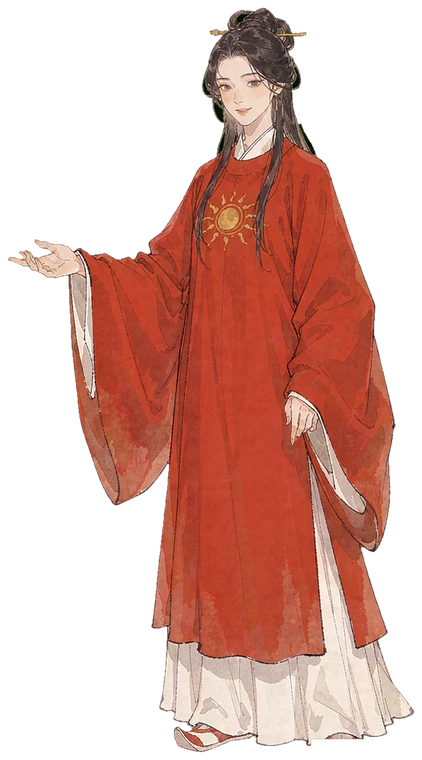
#> input picture docs/img/dz/bing_f.webp, 422 x 760 px
$ python -i chroma_key.py   (imports and definitions only)
#> lines starting #> are read from the running program, lines starting #| are printed output that depends on the picture; after the words box and inside, x2 and y2 are one past the last pixel; in counts of white or black regions, pixels touching at a corner belong together
"""从绿幕图抠出透明背景的角色立绘。

难点：日主形象本身会穿同色系衣服（甲木穿墨绿、壬水穿深蓝），
按「绿色像素」直接抠会把衣服一起抠掉。所以做法是

1. 从四条边的多个种子点做 flood fill，只标记**与画布边缘连通**的背景；
2. 边缘做 1px 羽化，避免锯齿；
3. despill：半透明边缘上残留的绿色分量压到 max(R,B)，防止绿边；
4. 裁掉四周透明留白，按统一高度缩放，保证 20 张图人物比例一致。

用法：
    python tools/chroma_key.py raw.png out.png
    python tools/chroma_key.py --all        # 批量处理 tools/raw/*.png
"""

from __future__ import annotations

import os
import sys

import numpy as np
from PIL import Image, ImageDraw, ImageFilter

HERE = os.path.dirname(os.path.abspath(__file__))
RAW = os.path.join(HERE, "raw")
OUT = os.path.join(os.path.dirname(HERE), "web", "img", "dz")

TARGET_H = 900          # 统一输出高度
PAD = 8


def _auto_thresh(im: Image.Image) -> int:
    """背景渐变幅度每张不同，固定阈值会漏抠或吃掉衣服。

    从 64 起逐档尝试，取「背景覆盖够多、但人物中心区没被误抠」的第一档。
    """
    small = im.resize((im.width // 4, im.height // 4), Image.NEAREST)
    w, h = small.size
    seeds = [(0, 0), (w - 1, 0), (0, h - 1), (w - 1, h - 1),
             (w // 2, 0), (w // 2, h - 1)]
    x0, x1 = int(w * 0.34), int(w * 0.66)
    y0, y1 = int(h * 0.16), int(h * 0.62)
    best = 64
    for t in range(64, 145, 8):
        wk = small.copy()
        for sd in seeds:
            try:
                ImageDraw.floodfill(wk, sd, (255, 0, 255), thresh=t)
            except Exception:
                pass
        a = np.asarray(wk)
        bg = (a[:, :, 0] > 240) & (a[:, :, 1] < 15) & (a[:, :, 2] > 240)
        inner = bg[y0:y1, x0:x1].mean()
        ratio = bg.mean()
        best = t
        if ratio > 0.30 and inner < 0.04:
            return t
    return best


def _coverage(im: Image.Image, t: int) -> float:
    w, h = im.size
    small = im.resize((w // 4, h // 4), Image.NEAREST)
    sw, sh = small.size
    wk = small.copy()
    for sd in [(0, 0), (sw - 1, 0), (0, sh - 1), (sw - 1, sh - 1),
               (sw // 2, 0), (sw // 2, sh - 1)]:
        try:
            ImageDraw.floodfill(wk, sd, (255, 0, 255), thresh=t)
        except Exception:
            pass
    a = np.asarray(wk)
    bg = (a[:, :, 0] > 240) & (a[:, :, 1] < 15) & (a[:, :, 2] > 240)
    return float(bg.mean())


def key_one(src: str, dst: str, thresh: int | None = None) -> None:
#> called with src = '../docs/img/dz/bing_f.webp', dst = 'out.png'
    im = Image.open(src).convert("RGB")
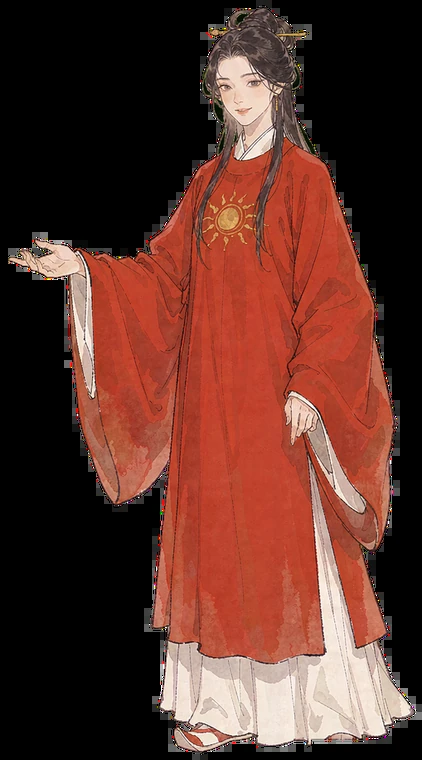
#> im: PIL image 422x760 RGB; mean R, G, B 92.5, 50.8, 41.6
    w, h = im.size
#> w = 422; h = 760

    # 水印在右下角，先抹成背景色，否则 flood fill 会绕开它留下一块不透明
    d = ImageDraw.Draw(im)
    d.rectangle([int(w * 0.62), int(h * 0.90), w, h],
                fill=_corner_color(im, w, h))
#> in _corner_color, `cols = [px[p] for p in pts]`: cols = [(0, 0, 0), (0, 0, 0), (0, 0, 0), (0, 0, 0)]

    if thresh is None:
        # 先按 72 试一次：够就不动。只有背景覆盖率明显不足时才升档，
        # 否则对深色衣袍的图会把衣服一起吃掉（壬水那张就是这么黑的）。
        thresh = 72
        probe = _coverage(im, 72)
#> in _coverage, `bg = (a[:, :, 0] > 240) & (a[:, :, 1] < 15) & (a[:, :, 2] > 240)`:
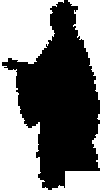
#> bg: shape (190, 105) bool; 50% white; 1 black region, box (x1, y1, x2, y2) and area: (2, 0, 100, 190) 9967
#> probe = 0.5
        if probe < 0.30:
            thresh = _auto_thresh(im)
    work = im.copy()
    seeds = [(0, 0), (w - 1, 0), (0, h - 1), (w - 1, h - 1),
             (w // 2, 0), (w // 2, h - 1), (0, h // 2), (w - 1, h // 2)]
    for s in seeds:
        try:
            ImageDraw.floodfill(work, s, (255, 0, 255), thresh=thresh)
        except Exception:
            pass
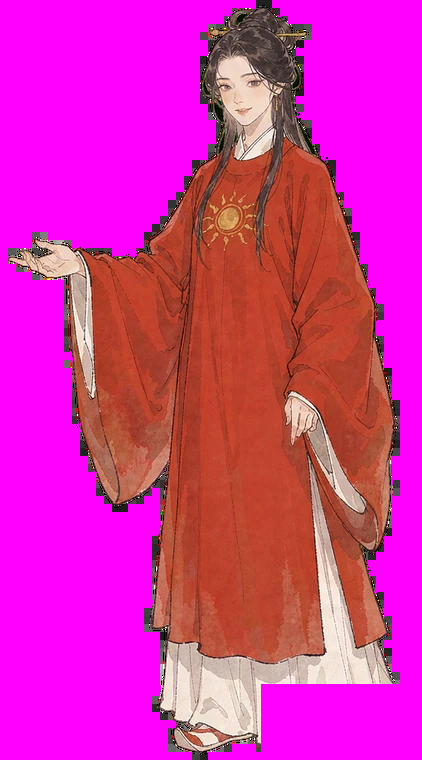
#> work: PIL image 422x760 RGB; mean R, G, B 214, 45.2, 163.9

    arr = np.asarray(work)
    bg = (arr[:, :, 0] > 240) & (arr[:, :, 1] < 15) & (arr[:, :, 2] > 240)
#> bg: shape (760, 422) bool; 50% white; 6 black regions (5 under 20 px), largest, box (x1, y1, x2, y2) and area: (8, 0, 400, 760) 160245

    # 背景是「树影式」深绿渐变时，flood fill 只能吃掉一部分。
    # 此时退回色相判定：绿幕就是绿幕，而这一批人物都不穿绿，安全的。
    if bg.mean() < 0.45:
        # 只认「亮而饱和的绿」（绿幕），不认人物身上的深绿纹样（V 低）；
        # 再要求这块绿与画布边缘连通，避免抠掉被人物包住的深色图案。
        hsv = np.asarray(im.convert("HSV")).astype(np.int32)
        H, S, V = hsv[:, :, 0], hsv[:, :, 1], hsv[:, :, 2]
        green = (H >= 62) & (H <= 118) & (S >= 70) & (V >= 92)
        mask = Image.fromarray((green * 255).astype(np.uint8), "L")
        reach = mask.copy()
        for sd in [(0, 0), (w - 1, 0), (0, h - 1), (w - 1, h - 1),
                   (w // 2, 0), (w // 2, h - 1), (0, h // 2), (w - 1, h // 2)]:
            if reach.getpixel(sd) == 255:
                try:
                    ImageDraw.floodfill(reach, sd, 128, thresh=0)
                except Exception:
                    pass
        bg = bg | (np.asarray(reach) == 128)

    # 边缘羽化：先收缩 1px 去掉残留绿边，再用模糊做软过渡
    alpha = (~bg).astype(np.uint8) * 255
    a_img = Image.fromarray(alpha, "L").filter(ImageFilter.MinFilter(3))
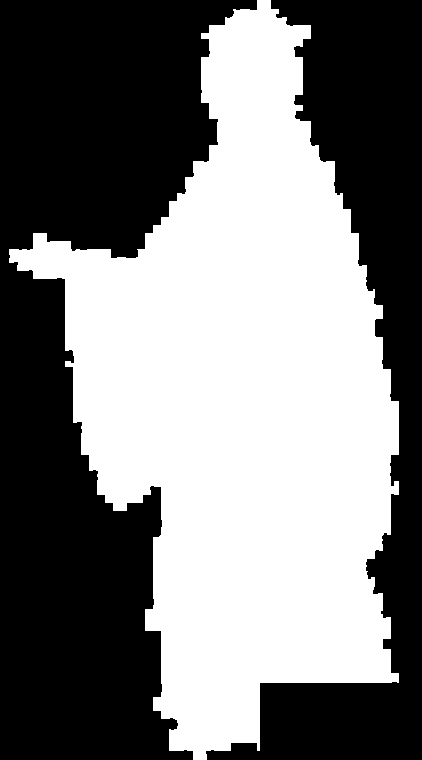
#> a_img: PIL image 422x760 L; 49.1% white; 1 white region, box (x1, y1, x2, y2) and area: (9, 0, 399, 760) 157333
    a_img = a_img.filter(ImageFilter.GaussianBlur(0.8))

    rgba = np.dstack([np.asarray(im), np.asarray(a_img)]).astype(np.float32)

    # despill：把所有偏绿的像素（含半透明边缘与透出背景的薄纱）的绿分量
    # 压到 R/B 的最大值附近，否则深色底上会浮出一层绿雾
    rgb = rgba[:, :, :3]
    r, g, b = rgb[:, :, 0], rgb[:, :, 1], rgb[:, :, 2]
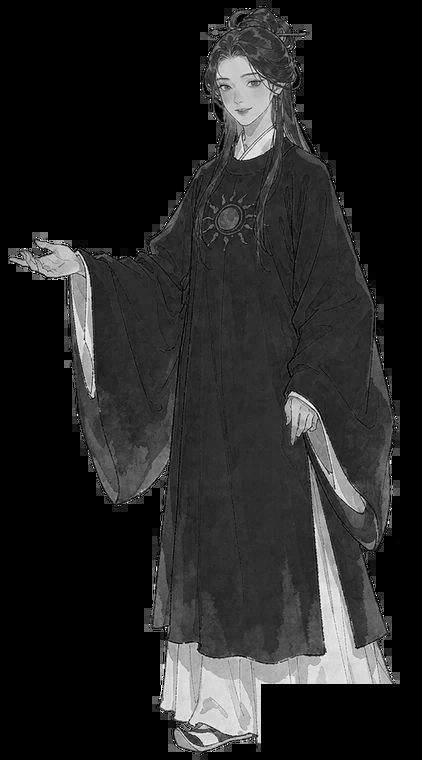
#> b: shape (760, 422) float32; min 0, max 255, mean 36.3
    greenish = g > np.maximum(r, b) * 1.04 + 4
#> greenish: shape (760, 422) bool; 0.11% white in thin lines or dots, all inside (x1, y1, x2, y2) = (31, 14, 393, 654)
    lim = np.maximum(r, b)
    rgb[:, :, 1] = np.where(greenish, lim * 0.94 + g * 0.06, g)
#> rgb: shape (760, 422, 3) float32; mean R, G, B 86.5, 45.2, 36.3
    # 半透明区域再压一次，去掉背景透出的绿
    soft = (np.asarray(a_img) < 250) & (np.asarray(a_img) > 4)
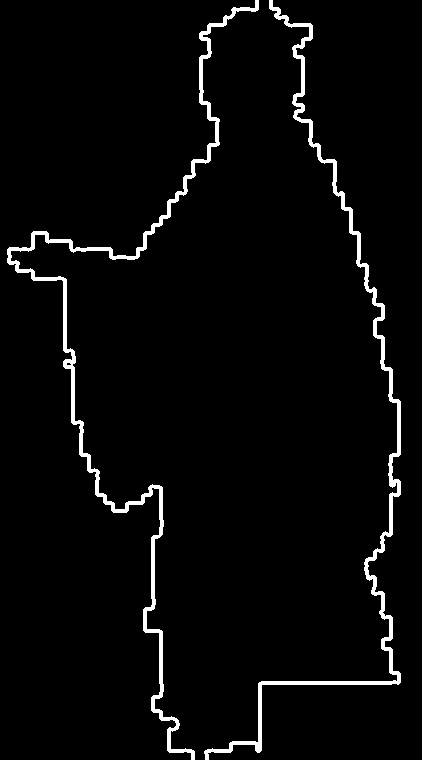
#> soft: shape (760, 422) bool; 3.2% white; 2 white regions, box (x1, y1, x2, y2) and area: (7, 0, 259, 760) 5379, (204, 0, 401, 760) 4880
    rgb[:, :, 1] = np.where(soft & greenish, lim * 0.88 + g * 0.12, rgb[:, :, 1])
#> rgb: shape (760, 422, 3) float32; mean R, G, B 86.5, 45.2, 36.3
    rgba[:, :, :3] = rgb
#> rgba: shape (760, 422, 4) float32; mean R, G, B, A 86.5, 45.2, 36.3, 125.4

    out = Image.fromarray(np.clip(rgba, 0, 255).astype(np.uint8), "RGBA")

    # 裁掉透明留白
    bbox = out.split()[3].getbbox()
#> bbox = (7, 0, 401, 760)
    if bbox:
        out = out.crop(bbox)
#> out: PIL image 394x760 RGBA

    # 统一高度，保持比例，底部对齐
    ratio = TARGET_H / out.height
#> ratio = 1.18
    out = out.resize((max(1, int(out.width * ratio)), TARGET_H), Image.LANCZOS)
#> out: PIL image 466x900 RGBA

    canvas = Image.new("RGBA", (out.width + PAD * 2, TARGET_H + PAD * 2), (0, 0, 0, 0))
#> canvas: PIL image 482x916 RGBA; every value is 0
    canvas.paste(out, (PAD, PAD), out)
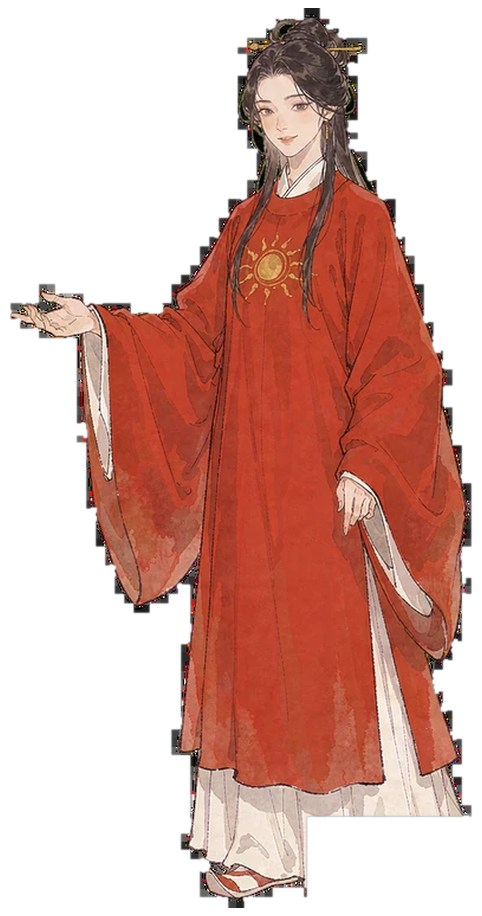
#> canvas: PIL image 482x916 RGBA; mean R, G, B, A 87, 45.2, 36.2, 126.4; transparent parts drawn white
    canvas.save(dst, "PNG", optimize=True)
    print(f"{os.path.basename(src)} -> {os.path.basename(dst)} "
          f"{canvas.width}x{canvas.height}")
#| bing_f.webp -> out.png 482x916


def _corner_color(im: Image.Image, w: int, h: int):
    px = im.load()
    pts = [(3, 3), (w - 4, 3), (3, h - 4), (w - 4, h - 4)]
    cols = [px[p] for p in pts]
    return tuple(sum(c[i] for c in cols) // len(cols) for i in range(3))


def main():
    os.makedirs(OUT, exist_ok=True)
    if len(sys.argv) >= 3:
        key_one(sys.argv[1], sys.argv[2])
        return
    files = sorted(f for f in os.listdir(RAW) if f.lower().endswith(".png"))
    if not files:
        print("no raw images in", RAW)
        return
    for f in files:
        name = os.path.splitext(f)[0]
        key_one(os.path.join(RAW, f), os.path.join(OUT, name + ".png"))


# [2 lines not run here, left out]

>>> result = key_one('../docs/img/dz/bing_f.webp', 'out.png')

$ run again, on docs/img/dz/geng_f.webp
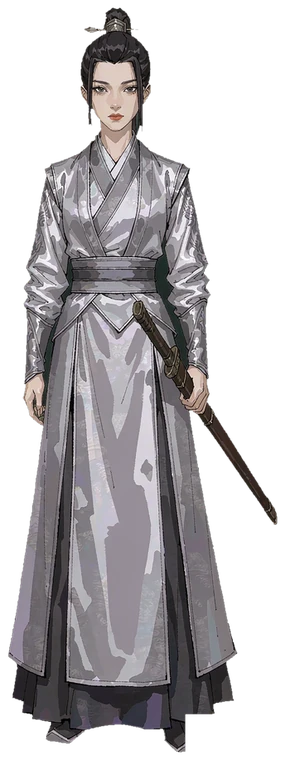
#> input picture docs/img/dz/geng_f.webp, 285 x 760 px
#> cols = [(0, 0, 0), (0, 0, 0), (0, 0, 0), (0, 0, 0)]
#> in _coverage, `bg = (a[:, :, 0] > 240) & (a[:, :, 1] < 15) & (a[:, :, 2] > 240)`:
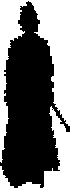
#> bg: shape (190, 71) bool; 44.3% white; 1 white region, box (x1, y1, x2, y2) and area: (0, 0, 71, 190) 5974
#> probe = 0.443
#> green: shape (760, 285) bool; every value is 0
#> alpha: shape (760, 285); 55.8% white; 1 black region, box (x1, y1, x2, y2) and area: (0, 0, 285, 760) 95828
#> greenish: shape (760, 285) bool; 0.02% white in thin lines or dots, all inside (x1, y1, x2, y2) = (26, 131, 272, 718)
#> soft: shape (760, 285) bool; 4.8% white; 1 white region, box (x1, y1, x2, y2) and area: (0, 7, 281, 753) 10334
#> bbox = (0, 7, 281, 753)
#> in key_one, `canvas.paste(out, (PAD, PAD), out)`:
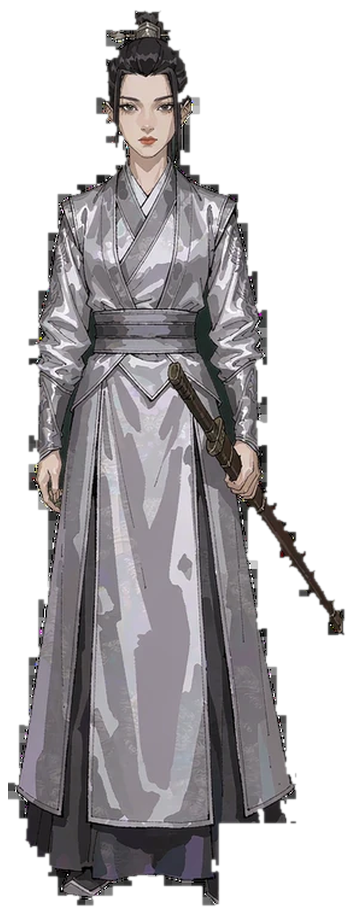
#> canvas: PIL image 355x916 RGBA; mean R, G, B, A 64.9, 62.3, 64.4, 132.7; transparent parts drawn white
#| geng_f.webp -> out.png 355x916

$ run again, on docs/img/dz/geng_m.webp
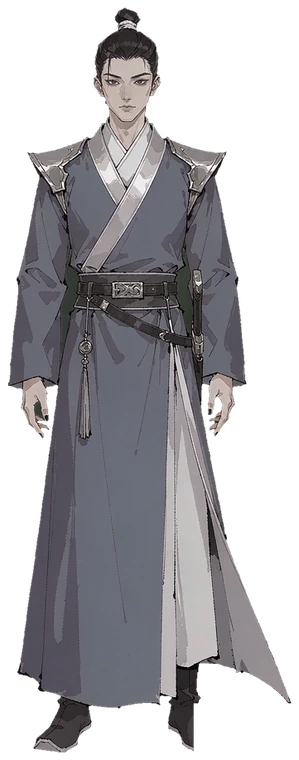
#> input picture docs/img/dz/geng_m.webp, 299 x 760 px
#> cols = [(0, 0, 0), (0, 0, 0), (0, 0, 0), (0, 0, 0)]
#> in _coverage, `bg = (a[:, :, 0] > 240) & (a[:, :, 1] < 15) & (a[:, :, 2] > 240)`:
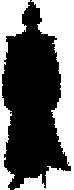
#> bg: shape (190, 74) bool; 42.8% white; 2 white regions, box (x1, y1, x2, y2) and area: (14, 0, 74, 190) 4127, (0, 0, 30, 190) 1887
#> probe = 0.428
#> green: shape (760, 299) bool; 0% white in thin lines or dots, all inside (x1, y1, x2, y2) = (31, 570, 32, 571)
#> alpha: shape (760, 299); 57.9% white; 1 black region, box (x1, y1, x2, y2) and area: (0, 0, 299, 760) 95651
#> greenish: shape (760, 299) bool; 0.13% white; 24 white regions (20 under 20 px), largest, box (x1, y1, x2, y2) and area: (70, 274, 78, 298) 78, (186, 310, 191, 328) 65, (67, 267, 70, 280) 29, (182, 288, 186, 296) 29
#> soft: shape (760, 299) bool; 4.5% white; 2 white regions (1 under 20 px), largest, box (x1, y1, x2, y2) and area: (7, 0, 289, 760) 10203
#> bbox = (7, 0, 289, 760)
#> in key_one, `canvas.paste(out, (PAD, PAD), out)`:
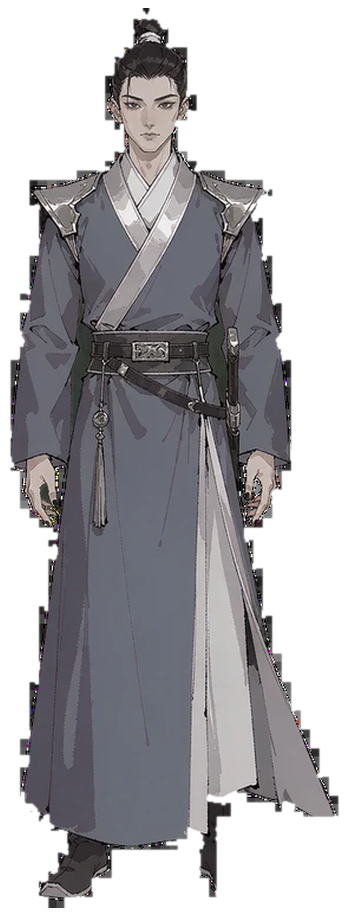
#> canvas: PIL image 349x916 RGBA; mean R, G, B, A 61.4, 60.2, 63.5, 142.1; transparent parts drawn white
#| geng_m.webp -> out.png 349x916

$ run again, on docs/img/dz/gui_f.webp
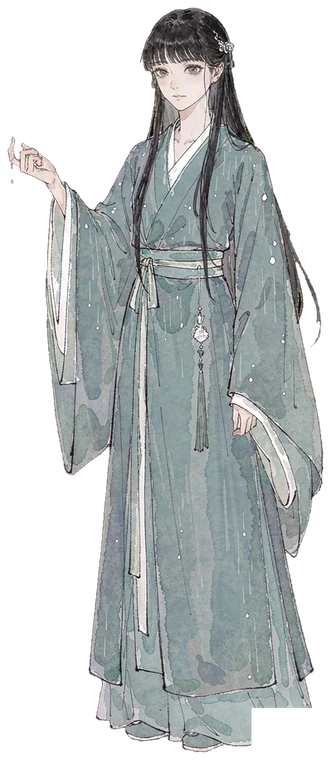
#> input picture docs/img/dz/gui_f.webp, 331 x 760 px
#> cols = [(0, 0, 0), (0, 0, 0), (0, 0, 0), (0, 0, 0)]
#> probe = 0.403
#> green: shape (760, 331) bool; 0% white in thin lines or dots, all inside (x1, y1, x2, y2) = (14, 55, 296, 506)
#> alpha: shape (760, 331); 60.5% white; 3 black regions, box (x1, y1, x2, y2) and area: (0, 160, 184, 760) 41323, (199, 0, 331, 760) 34668, (0, 0, 168, 200) 23315
#> greenish: shape (760, 331) bool; 0.07% white in thin lines or dots, all inside (x1, y1, x2, y2) = (13, 37, 319, 744)
#> soft: shape (760, 331) bool; 3.9% white; 3 white regions, box (x1, y1, x2, y2) and area: (196, 0, 329, 760) 4327, (0, 157, 187, 760) 3763, (0, 0, 171, 203) 1778
#> bbox = (0, 0, 329, 760)
#> in key_one, `canvas.paste(out, (PAD, PAD), out)`:
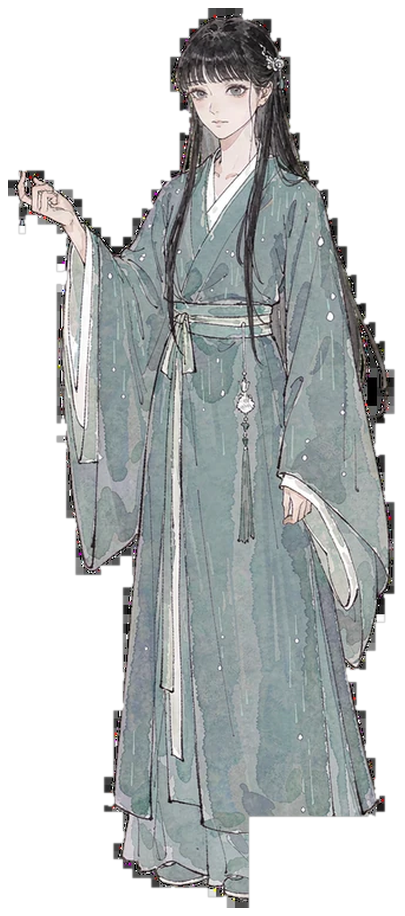
#> canvas: PIL image 405x916 RGBA; mean R, G, B, A 79.2, 83.1, 83.4, 142.9; transparent parts drawn white
#| gui_f.webp -> out.png 405x916
